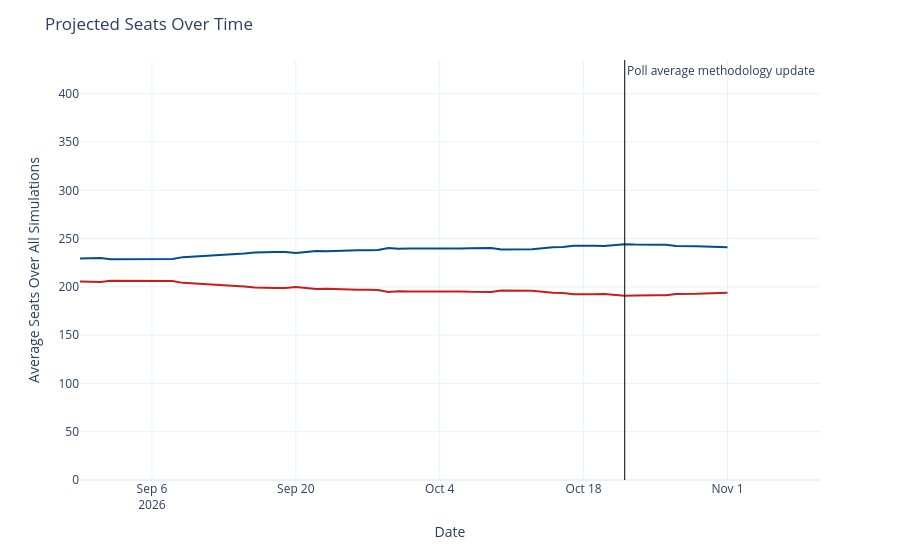

Here is the notebook cell this chart was saved with:
### Code cell
seats_over_time = output_ts[(output_ts['geo'] == 'US House') &
                             (output_ts['type'] == 'seats')]
seats_over_time['rep_seats'] = seats_over_time['y'].map(lambda x: 435 - x)
seats_over_time = seats_over_time.rename({'y': 'Democrats', 'rep_seats': 'Republicans'}, axis=1)
seats_time_ser = px.line(seats_over_time, x='date', y=['Democrats', 'Republicans'], template='plotly_white',
                        color_discrete_map={'Democrats': '#004b97', 'Republicans': '#c71e1d'},)
seats_time_ser.update_traces(hovertemplate="%{y:.1f}")
seats_time_ser.update_layout(
    xaxis=dict(range=[pd.to_datetime('2026-08-30'), pd.to_datetime('2026-11-10')]),
    yaxis=dict(range=[0, 435]),
    xaxis_title='Date',
    yaxis_title='Average Seats Over All Simulations',
    title=dict(text="Projected Seats Over Time"),
    hovermode="x",
    showlegend=False
)
seats_time_ser.add_vline(x=pd.to_datetime('2026-10-22').timestamp() * 1000, line_width=1, line_color='black',
                          annotation_text='Poll average methodology update', annotation_position='top right')
seats_time_ser

### Figure 1 — Plotly figure (JSON) as saved in the notebook; plotly's stock layout.template omitted (floating-point values rounded to 4 significant figures)
{"data": [{"hovertemplate": "%{y:.1f}", "legendgroup": "Democrats", "line": {"color": "#004b97", "dash": "solid"}, "marker": {"symbol": "circle"}, "mode": "lines", "name": "Democrats", "orientation": "v", "showlegend": true, "type": "scatter", "x": ["2026-08-30", "2026-08-31", "2026-09-01", "2026-09-02", "2026-09-03", "2026-09-04", "2026-09-05", "2026-09-06", "2026-09-07", "2026-09-08", "2026-09-09", "2026-09-14", "2026-09-15", "2026-09-16", "2026-09-17", "2026-09-18", "2026-09-19", "2026-09-20", "2026-09-21", "2026-09-22", "2026-09-23", "2026-09-24", "2026-09-25", "2026-09-26", "2026-09-27", "2026-09-28", "2026-09-29", "2026-09-30", "2026-10-01", "2026-10-02", "2026-10-03", "2026-10-04", "2026-10-05", "2026-10-06", "2026-10-07", "2026-10-08", "2026-10-09", "2026-10-10", "2026-10-11", "2026-10-12", "2026-10-13", "2026-10-15", "2026-10-16", "2026-10-17", "2026-10-18", "2026-10-19", "2026-10-20", "2026-10-21", "2026-10-22", "2026-10-23", "2026-10-24", "2026-10-25", "2026-10-26", "2026-10-27", "2026-10-29", "2026-10-30", "2026-10-31", "2026-11-01"], "xaxis": "x", "y": [229.4, 230.0, 230.0, 228.5, 228.5, 228.7, 228.7, 228.9, 228.8, 228.9, 230.8, 233.6, 234.7, 235.7, 236.2, 236.1, 236.0, 235.0, 236.2, 237.2, 236.9, 237.4, 237.9, 237.9, 237.9, 238.2, 240.4, 239.5, 239.7, 239.6, 239.5, 239.7, 239.8, 239.7, 240.1, 240.1, 240.2, 238.8, 238.7, 238.7, 238.9, 240.9, 241.3, 242.6, 242.9, 242.5, 242.4, 243.5, 244.2, 243.8, 244.0, 243.7, 243.6, 242.4, 242.2, 242.1, 241.3, 241.2], "yaxis": "y"}, {"hovertemplate": "%{y:.1f}", "legendgroup": "Republicans", "line": {"color": "#c71e1d", "dash": "solid"}, "marker": {"symbol": "circle"}, "mode": "lines", "name": "Republicans", "orientation": "v", "showlegend": true, "type": "scatter", "x": ["2026-08-30", "2026-08-31", "2026-09-01", "2026-09-02", "2026-09-03", "2026-09-04", "2026-09-05", "2026-09-06", "2026-09-07", "2026-09-08", "2026-09-09", "2026-09-14", "2026-09-15", "2026-09-16", "2026-09-17", "2026-09-18", "2026-09-19", "2026-09-20", "2026-09-21", "2026-09-22", "2026-09-23", "2026-09-24", "2026-09-25", "2026-09-26", "2026-09-27", "2026-09-28", "2026-09-29", "2026-09-30", "2026-10-01", "2026-10-02", "2026-10-03", "2026-10-04", "2026-10-05", "2026-10-06", "2026-10-07", "2026-10-08", "2026-10-09", "2026-10-10", "2026-10-11", "2026-10-12", "2026-10-13", "2026-10-15", "2026-10-16", "2026-10-17", "2026-10-18", "2026-10-19", "2026-10-20", "2026-10-21", "2026-10-22", "2026-10-23", "2026-10-24", "2026-10-25", "2026-10-26", "2026-10-27", "2026-10-29", "2026-10-30", "2026-10-31", "2026-11-01"], "xaxis": "x", "y": [205.6, 205.0, 205.0, 206.5, 206.5, 206.3, 206.3, 206.1, 206.2, 206.1, 204.2, 201.4, 200.3, 199.3, 198.8, 198.9, 199.0, 200.0, 198.8, 197.8, 198.1, 197.6, 197.1, 197.1, 197.1, 196.8, 194.6, 195.5, 195.3, 195.4, 195.5, 195.3, 195.2, 195.3, 194.9, 194.9, 194.8, 196.2, 196.3, 196.3, 196.1, 194.1, 193.7, 192.4, 192.1, 192.5, 192.6, 191.5, 190.8, 191.2, 191.0, 191.3, 191.4, 192.6, 192.8, 192.9, 193.7, 193.8], "yaxis": "y"}], "layout": {"annotations": [{"showarrow": false, "text": "Poll average methodology update", "x": 1792627200000, "xanchor": "left", "xref": "x", "y": 1, "yanchor": "top", "yref": "y domain"}], "hovermode": "x", "legend": {"title": {"text": "variable"}, "tracegroupgap": 0}, "margin": {"t": 60}, "shapes": [{"line": {"color": "black", "width": 1}, "type": "line", "x0": 1792627200000, "x1": 1792627200000, "xref": "x", "y0": 0, "y1": 1, "yref": "y domain"}], "showlegend": false, "title": {"text": "Projected Seats Over Time"}, "xaxis": {"anchor": "y", "domain": [0, 1], "range": ["2026-08-30T00:00:00", "2026-11-10T00:00:00"], "title": {"text": "Date"}}, "yaxis": {"anchor": "x", "domain": [0, 1], "range": [0, 435], "title": {"text": "Average Seats Over All Simulations"}}}}
